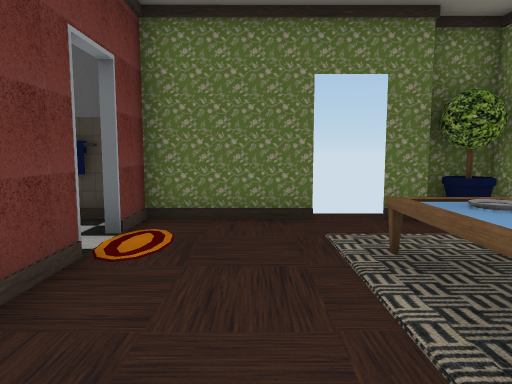
View 1 (above)

12 first-person views from a walk through a Unity game level. The camera is 1.2 m above the floor, tilts 6° down and sees 70° across. The floor is counted in squares, 1 m on a side. Each view is taken from the middle of a square. On the plan, view 1 faces up. The plan holds only what a view shows up to about 15 squares ahead; the rest is blank. The player is left out. Some animated figures are left out. Door leaves are left out, so doorways stand open.

View 2
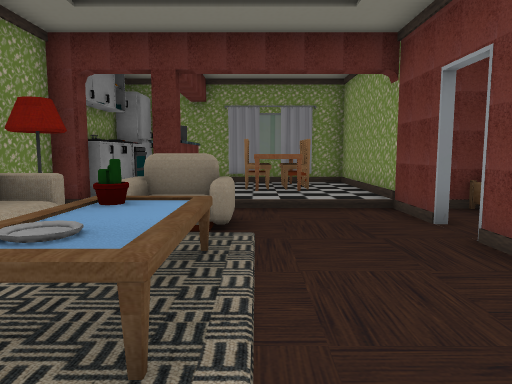

View 3
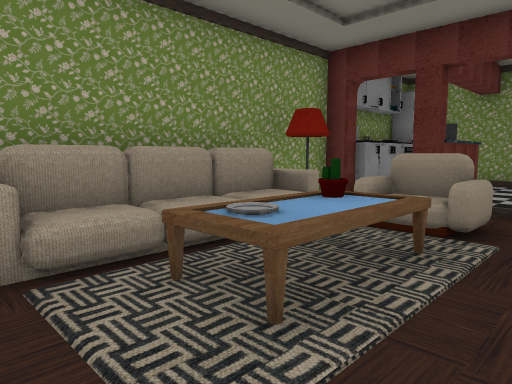

View 4
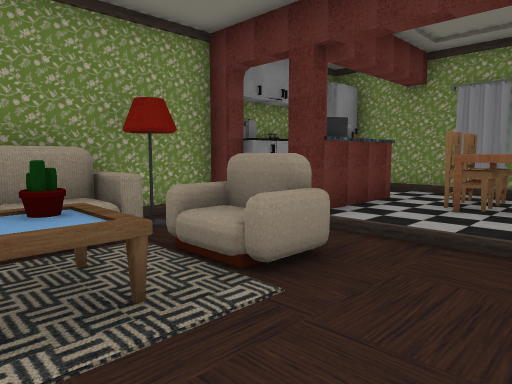

View 5
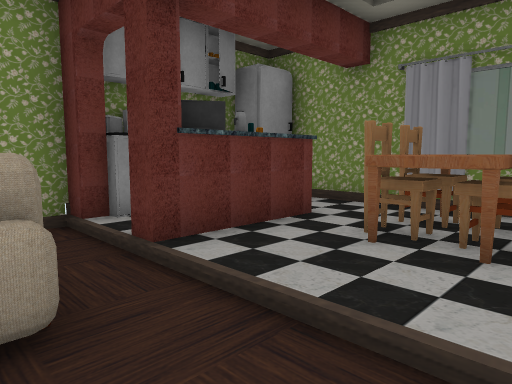

View 6
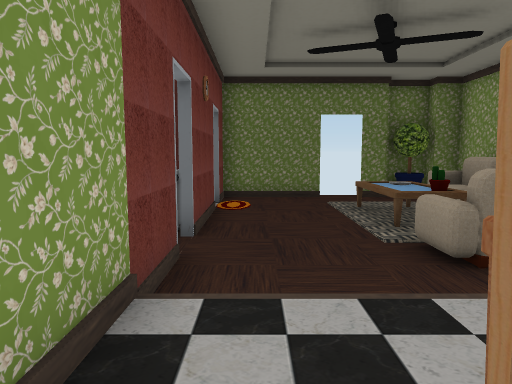

View 7
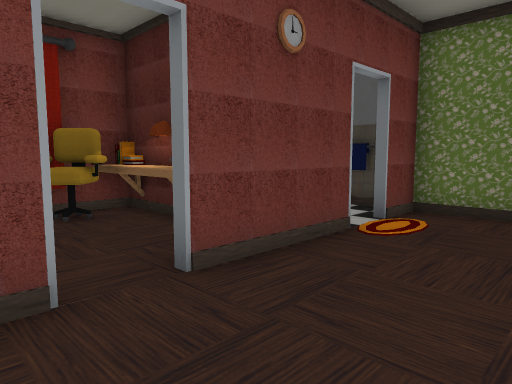

View 8
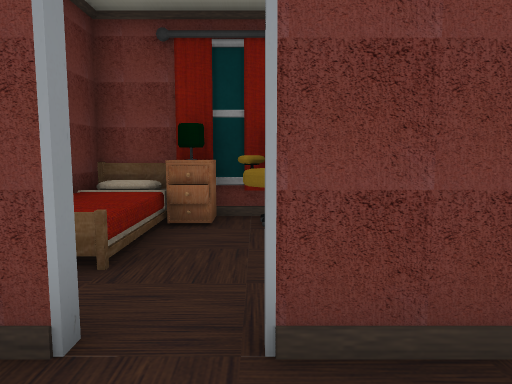

View 9
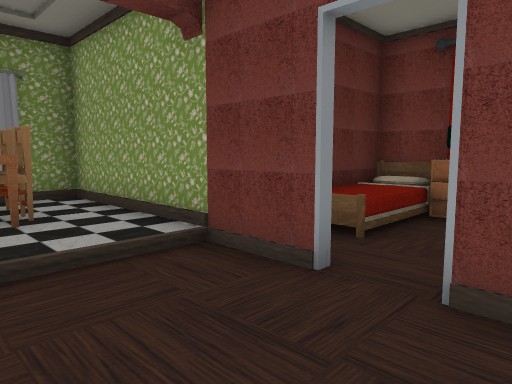

View 10
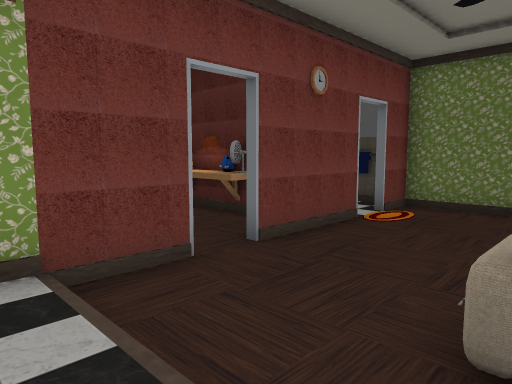

View 11
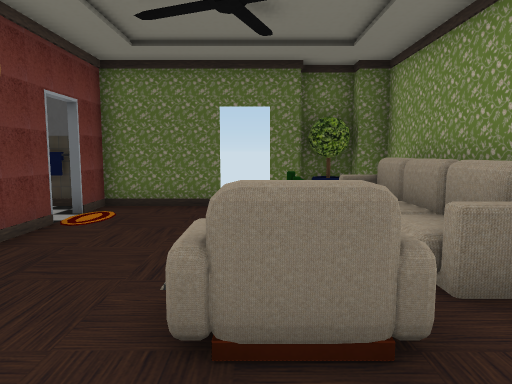

View 12
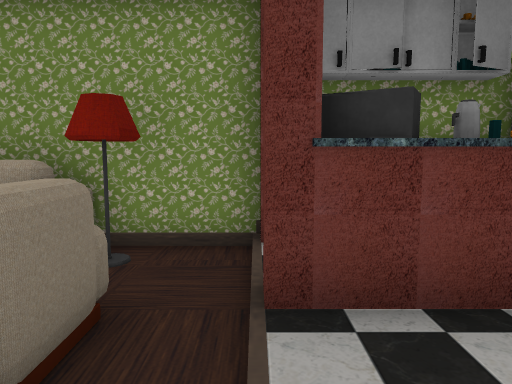

### Floor plan
Key: @ floor where view 1 was taken; # wall or solid block; x gap in a wall; . main floor; : floor 0.25 m higher than the main floor; / step, stairs or slope; D open door; = window, fence, low wall or low ledge; ^ raised ledge; O other object.
Columns run from 7 left of view 1 to 6 right of it. Each row starts with its distance up from view 1.
  7    OO###DD####
  6     DD...... #
  5     .......O #
  4      #...OOO##
  3 ###O##...OOOO#
  2 #OOOOO...OOOO#
  1 #O..DD.....OO#
  0 #O..##.@.OOOO#
 -1 #OOO #...OO..#
 -2 #==###////x/##
 -3      #::::O:O#
 -4      #:OO:O: #
 -5      #:OO:^ O#
 -6      #:OO:: O#
 -7      #########

Positions as (right, up) in squares from view 1, and headings:
1: (0, 0), facing up
2: (1, 6), facing down
3: (0, 6), facing down-right
4: (-1, 3), facing down-right
5: (-1, 0), facing down-right
6: (-1, -5), facing up
7: (1, -1), facing up-left
8: (0, 1), facing left
9: (1, 2), facing down-left
10: (2, -3), facing up-left
11: (2, -3), facing up
12: (0, -2), facing right
